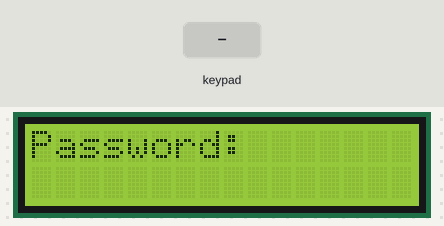
This sketch was run on a simulated Arduino Uno, built with avr-gcc and run on an emulated ATmega328P. On the bench: 16×2 character LCD. The inputs (shaded band) are chosen by the test bench.

Above: at 1.2 s.
1.3 s: keypad keys 1 2 3 4 # # pressed 0.4 s apart
At 3.2 s:
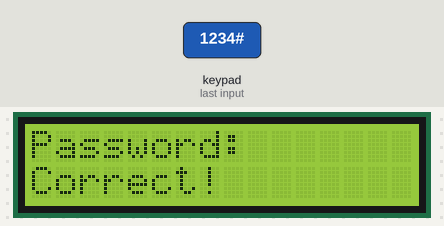
5.9 s: key 'A' pressed
At 6.4 s:
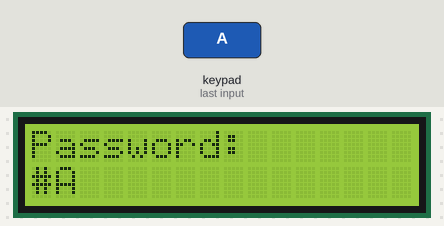
7.4 s: keypad keys 1 2 3 4 # * pressed 0.4 s apart
At 9.4 s:
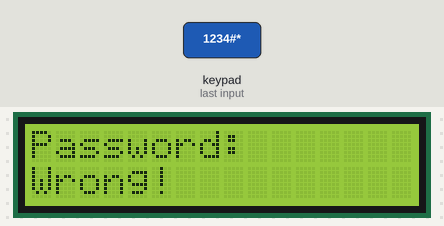
11.5 s: key 'B' pressed
At 11.9 s:
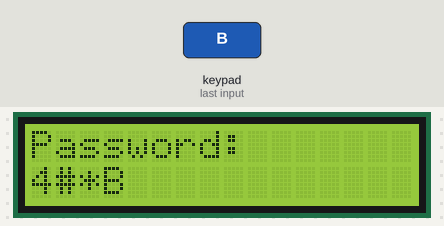
13.0 s: keypad keys 1 3 1 2 1 1 1 0 * pressed 0.4 s apart
At 17.8 s:
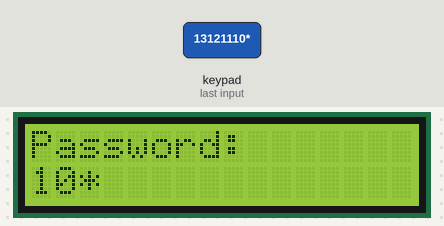
18.5 s: key 'C' pressed
At 19.5 s:
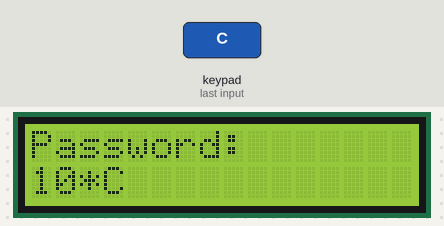
Timing chart, 0 to 21.0 s (numbered marks = the images above; inputs shaded):
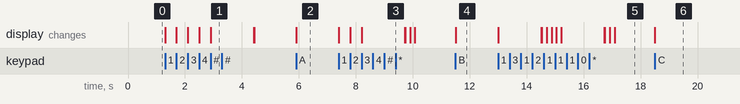

The sketch:

keypad-password-lock.ino
```cpp
#include <LiquidCrystal.h>
#include <Keypad.h>

LiquidCrystal lcd(7, 6, 5, 4, 3, 2);

unsigned long digits = 0;

char entered[6];
char password[] = "1234#";

const byte ROWS = 4;
const byte COLS = 4;

char keys[ROWS][COLS] = {
  {'1','2','3','A'},
  {'4','5','6','B'},
  {'7','8','9','C'},
  {'*','0','#','D'}
};

byte rowPins[ROWS] = {13, 12, 11, 10};
byte colPins[COLS] = {A0, A1, A2, A3};

Keypad keypad = Keypad(makeKeymap(keys), rowPins, colPins, ROWS, COLS);

void setup() {

  lcd.begin(16, 2);

  lcd.setCursor(0, 0);
  lcd.print("Password:");

  lcd.setCursor(0, 1);
}

void loop() {

  char key = keypad.getKey();

  if (key) {

    lcd.setCursor(digits, 1);
    lcd.print(key);

    entered[digits] = key;
    digits++;

    if (digits == 5) {

      entered[5] = '\0';

      lcd.setCursor(0, 1);
      lcd.print("                ");
      lcd.setCursor(0, 1);

      if (strcmp(entered, password) == 0) {
        lcd.print("Correct!");
      }
      else {
        lcd.print("Wrong!");
      }

      delay(1500);

      lcd.setCursor(0, 1);
      lcd.print("                ");

      digits = 0;
    }
  }
}
```

Measured:
- after the input at 1.3 s, the display: first changes at once (image 1 shows a later state)
- after the input at 5.9 s, the display: changes at once (image 2)
- after the input at 7.4 s, the display: first changes at once (image 3 shows a later state)
- after the input at 11.5 s, the display: changes at once (image 4)
- after the input at 13.0 s, the display: first changes at once (image 5 shows a later state)
- after the input at 18.5 s, the display: changes at once (image 6)
